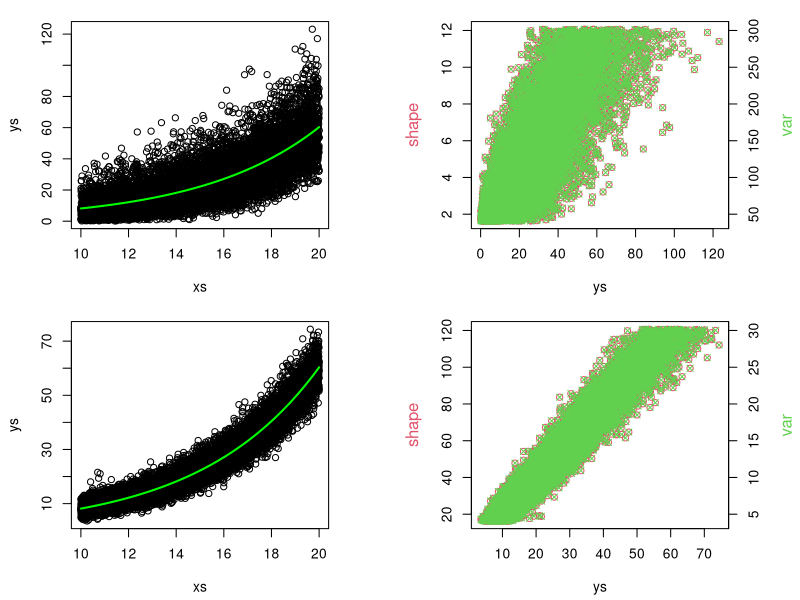
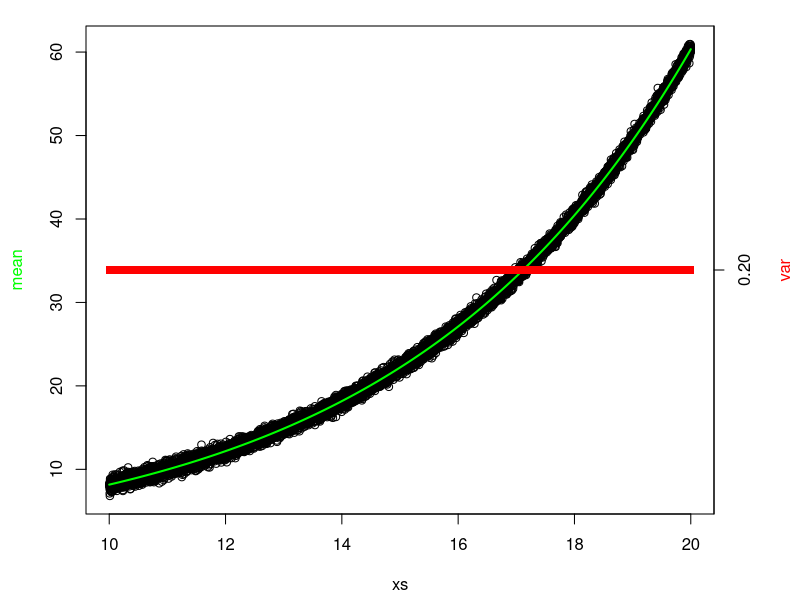
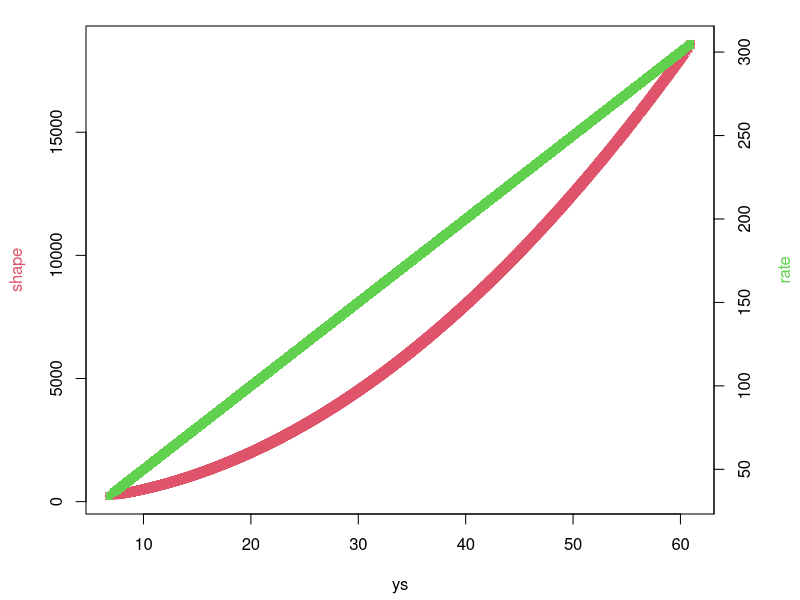
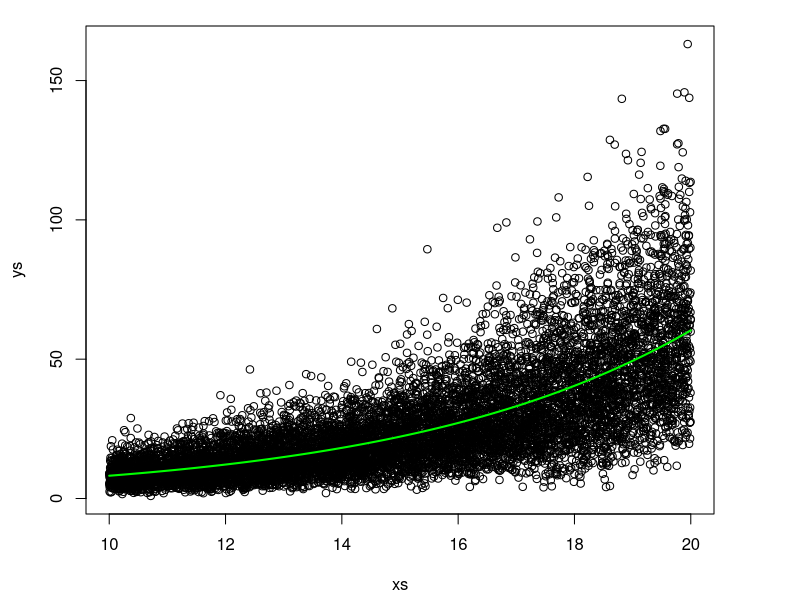
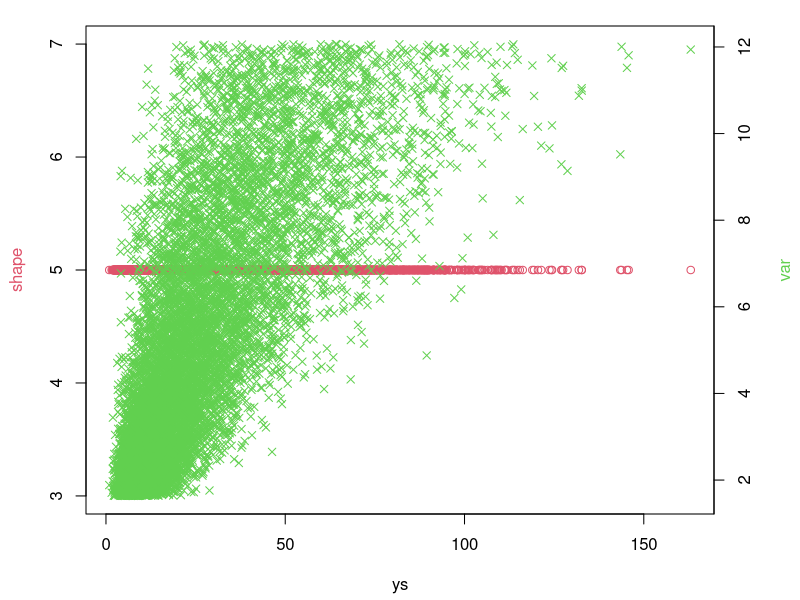
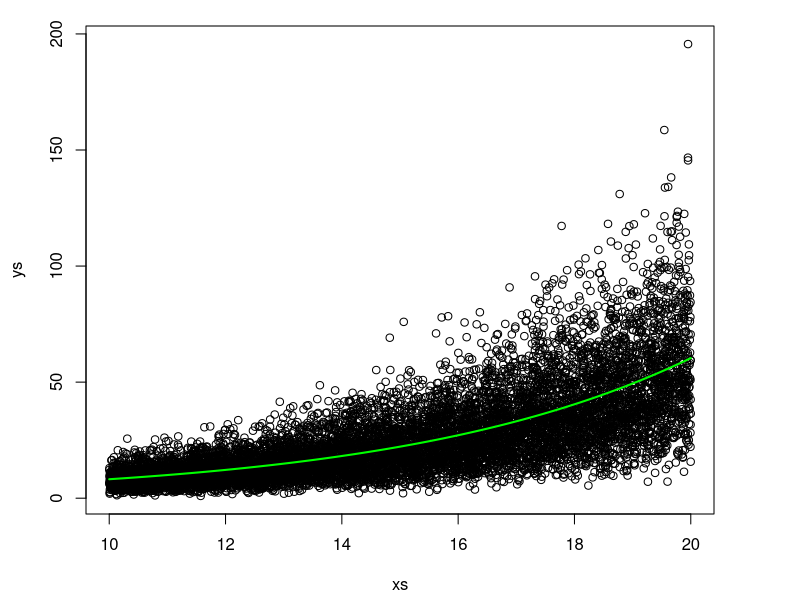
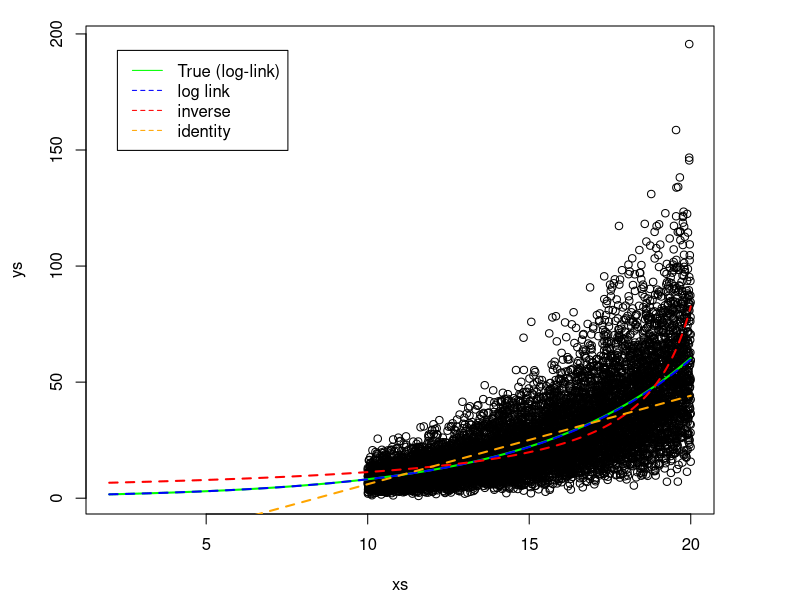
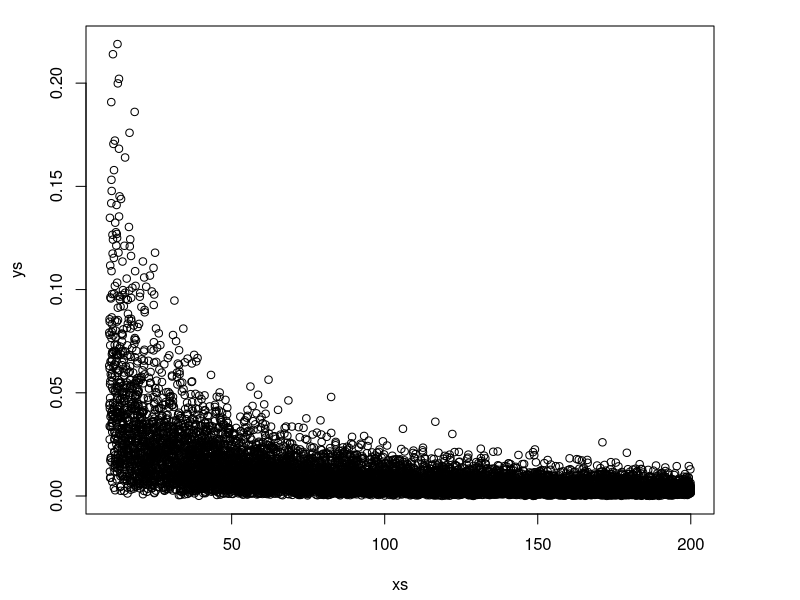

Write the R code that produced these figures, in order.
## ---- chunk 1
knitr::opts_chunk$set(echo = TRUE,options(scipen=999))
library(MASS)
library(knitr)
## ---- chunk 2
#define the dispersion parameters for my example below
phi1 <- 0.2
phi2 <- 2
## ---- chunk 3
par(mfrow=c(2,2),mar = c(4, 4, 1, 4) + 0.3)
#parameterization 1

#generate gamma data
set.seed(123)
# define limits for predictor
xsmin<- 10
xsmax<-20
#define sample size
n<-10000
#define number of points to predict
npred<- 500
#define points to predict later
xspreds<-seq(xsmin,xsmax,length=npred)
#generate predictor
xs<-runif(n,xsmin,xsmax)
#define intercept and slope for the libear predictor
int<-0.1
slope<-0.2
#generate mean value of the response
meang<-exp(int+slope*xs)

#generate responses, from dispersion = 0.2
ys<-rgamma(n,shape=meang*phi1,scale=1/phi1)
dat<- data.frame(weight=ys,length=xs)
#plot data
plot(xs,ys)
#add true line
points(xspreds,exp(int+slope*xspreds),type="l",col="green",lwd=2)

#shape and variance as a function of the mean, for dispersion=0.2
shape <- meang*phi1
var <- meang/phi1
# Draw first plot using axis y1
plot(ys, shape, pch = 1, col = 2,ylab="")  
mtext("shape", side = 2, line = 3,col = 2)
# set parameter new=True for a new axis
par(new = TRUE)         
# Draw second plot using axis y2
plot(ys, var, pch = 4, col = 3, axes = FALSE, xlab = "", ylab = "")
axis(side = 4, at = pretty(range(var)))      
mtext("var", side = 4, line = 3,col = 3)

#parameterization 2

#dispersion=0.2
#generate gamma data
#generate responses
ys<-rgamma(n,shape=meang*phi2,scale=1/phi2)
dat<- data.frame(weight=ys,length=xs)
#plot data
plot(xs,ys)
#add true line
points(xspreds,exp(int+slope*xspreds),type="l",col="green",lwd=2)

#shape and variance as a function of the mean, for dispersion=2
shape <- meang*phi2
var <- meang/phi2
# Draw first plot using axis y1
par(mar = c(4, 4, 1, 4) + 0.3)              
plot(ys, shape, pch = 1, col = 2,ylab="")  
mtext("shape", side = 2, line = 3,col = 2)
# set parameter new=True for a new axis
par(new = TRUE)         
# Draw second plot using axis y2
plot(ys, var, pch = 4, col = 3, axes = FALSE, xlab = "", ylab = "")
axis(side = 4, at = pretty(range(var)))      
mtext("var", side = 4, line = 3,col = 3)
## ---- chunk 4
#generate gamma data
set.seed(123)
#define the variance parameter
vari <- 0.2
# define limits for predictor
xsmin<- 10
xsmax<-20
#define sample size
n<-10000
#define number of pointsto predict
npred<- 500
#define poiunt to predict later
xspreds<-seq(xsmin,xsmax,length=npred)
#generate predictor
xs<-runif(n,xsmin,xsmax)
#define intercept and slope for the libear predictor
int<-0.1
slope<-0.2
#generate mean value of the response
meang<-exp(int+slope*xs)
#generate responses
ys<-rgamma(n,shape=meang^2/vari,rate=meang/vari)

dat<- data.frame(weight=ys,length=xs)

#get the shape and rate parameters
shape <- ys^2/vari
rate <- ys/vari
## ---- chunk 5
par(mfrow=c(1,1))

par(mar = c(4, 4, 1, 4) + 0.3)     
#plot data
# Draw first plot using axis y1
plot(xs,ys,xlab="xs",ylab="")
#add true line
points(xspreds,exp(int+slope*xspreds),type="l",col="green",lwd=2)
         
mtext("mean", side = 2, line = 3,col = "green")
  
# set parameter new=True for a new axis
par(new = TRUE)         
  
# Draw second plot using axis y2
plot(xs, shape*(1/rate)^2, pch = 15, col = "red", axes = FALSE, xlab = "", ylab = "")
  
axis(side = 4, at = pretty(range(0.1,0.3)))      
mtext("var", side = 4, line = 3,col = "red")
## ---- chunk 6
shape <- ys^2/vari
rate <- ys/vari
#plot(ys,shape)
#points(ys,rate)

# Draw first plot using axis y1
par(mar = c(4, 4, 1, 4) + 0.3)              
plot(ys, shape, pch = 13, col = 2,ylab="")  
    
mtext("shape", side = 2, line = 3,col = 2)
  
# set parameter new=True for a new axis
par(new = TRUE)         
  
# Draw second plot using axis y2
plot(ys, rate, pch = 15, col = 3, axes = FALSE, xlab = "", ylab = "")
  
axis(side = 4, at = pretty(range(rate)))      
mtext("rate", side = 4, line = 3,col = 3)
## ---- chunk 7

# parameterization 3

#dispersion=0.2
#generate gamma data
#generate responses
ys<-rgamma(n,shape=1/phi1,scale=meang*phi1)
dat<- data.frame(weight=ys,length=xs)
#plot data
plot(xs,ys)
#add true line
points(xspreds,exp(int+slope*xspreds),type="l",col="green",lwd=2)

#shape and variance as a function of the mean, for dispersion=2
shape <- rep(1/phi1,times=length(ys))
var <- meang*phi1
# Draw first plot using axis y1
par(mar = c(4, 4, 1, 4) + 0.3)              
plot(ys, shape, pch = 1, col = 2,ylab="")  
mtext("shape", side = 2, line = 3,col = 2)
# set parameter new=True for a new axis
par(new = TRUE)         
# Draw second plot using axis y2
plot(ys, var, pch = 4, col = 3, axes = FALSE, xlab = "", ylab = "")
axis(side = 4, at = pretty(range(var)))      
mtext("var", side = 4, line = 3,col = 3)
## ---- chunk 8
m<-4
v<-10
## ---- chunk 9
#define sample size for simulation
n<-5000
## ---- chunk 10
set.seed(124)

gammas<-rgamma(n,shape=m^2/v,scale=v/m)
m1<-glm(gammas~1,family=Gamma(link="identity"))
sm1<-summary(m1)
sm1
## ---- chunk 11
#making a small printable data.frame for kable
comp<-data.frame(parameter=c("mean","variance","shape","scale","dispersion","rate"),true=NA,estimated=NA)
comp[,2]<-c(m,v,m^2/v,v/m,v/m^2,m/v)
comp[,3]<-c(sm1$coefficients[1],sum(residuals(m1, type = "response")^2)/sm1$df.residual,as.numeric(gamma.shape(m1))[1],sm1$coefficients[1]/(1/sm1$dispersion),gamma.dispersion(m1),(1/sm1$dispersion)/sm1$coefficients[1])
kable(comp,digits=2)
## ---- chunk 12
#generate gamma data
set.seed(123)
#define the dispersion parameter
p1 <- 0.2
# define limits for predictor
xsmin<- 10
xsmax<-20
#define sample size
n<-10000
#define number of pointsto predict
npred<- 500
#define poiunt to predict later
xspreds<-seq(xsmin,xsmax,length=npred)
#generate predictor
xs<-runif(n,xsmin,xsmax)
#define intercept and slope for the libear predictor
int<-0.1
slope<-0.2
#generate mean value of the response
meang<-exp(int+slope*xs)
#generate responses
ys<-rgamma(n,shape=1/p1,scale=meang*p1)

dat<- data.frame(weight=ys,length=xs)
## ---- chunk 13
#plot data
plot(xs,ys)
#add true line
points(xspreds,exp(int+slope*xspreds),type="l",col="green",lwd=2)
## ---- chunk 14
#fit gamma
glm1<-glm(weight~length,family=Gamma(link="log"),data=dat)
summary(glm1)
## ---- chunk 15
#fit gamma, INVERSE
glm2<-glm(weight~length,family=Gamma(link="inverse"),data=dat)
summary(glm2)
## ---- chunk 16
#fit gamma, IDENTITY
glm3<-glm(weight~length,family=Gamma(link="identity"),data=dat,start=c(0.1,0.2))
summary(glm3)
## ---- chunk 17
plot(xs,ys,xlim=c(2,20))
xspreds<-seq(2,xsmax,length=npred)
#add true line
points(xspreds,exp(int+slope*xspreds),type="l",col="green",lwd=2)
# CORRECT LOG LINK
preds<-predict(glm1,newdata = data.frame(length=xspreds),type="response")
#add fitted values
points(xspreds,preds,type="l",col="blue",lwd=2,lty=2)
# INVERSE LINK
preds<-predict(glm2,newdata = data.frame(length=xspreds),type="response")
#add fitted values
points(xspreds,preds,type="l",col="red",lwd=2,lty=2)
# IDENTITY LINK
preds<-predict(glm3,newdata = data.frame(length=xspreds),type="response")
#add fitted values
points(xspreds,preds,type="l",col="orange",lwd=2,lty=2)
legend("topleft",legend=c("True (log-link)","log link","inverse","identity"),col=c("green","blue","red","orange"),lty=c(1,2,2,2),inset=0.05)
## ---- chunk 18
AIC(glm1,glm2,glm3)
## ---- chunk 19
#generate gamma data
set.seed(123)
#define the dispersion parameter
p1 <- 0.5
# define limits for predictor
xsmin<- 10
xsmax<-200
#define sample size
n<-10000
#define number of points to predict
npred<- 500
#generate predictor
xs<-runif(n,xsmin,xsmax)
#define intercept and slope for the linear predictor
int<-1.1
slope<-1.4
#generate mean value of the response
meang<- (1/(int+slope*xs))
#generate responses
ys<-rgamma(n,shape=1/p1,scale=meang*p1)

dat<- data.frame(weight=ys,length=xs)
#plot data
xspreds<-seq(xsmin,xsmax,length=npred)
plot(xs,ys)

#fit gamma
glm1.i<-glm(weight~length,family=Gamma(link="inverse"),data=dat)
summary(glm1.i)
## ---- chunk 20
#fit gamma, INVERSE
glm2<-glm(weight~length,family=Gamma(link="log"),data=dat)
summary(glm2)
## ---- chunk 21
#fit gamma, IDENTITY
glm3<-glm(weight~length,family=Gamma(link="identity"),data=dat,start=c(0.1,0.2))
summary(glm3)
## ---- chunk 22
plot(xs,ys,xlim=c(0,400))
#plot data
xspreds<-seq(xsmin,400,length=npred)
#add true line
points(xspreds,(1/(int+slope*xspreds)),type="l",col="green",lwd=2)

preds<-predict(glm1.i,newdata = data.frame(length=xspreds),type="response")
#add fitted values
points(xspreds,preds,type="l",col="blue",lwd=2,lty=2)
# IDENTITY LINK
preds<-predict(glm2,newdata = data.frame(length=xspreds),type="response")
#add fitted values
points(xspreds,preds,type="l",col="red",lwd=2,lty=2)
# IDENTITY LINK
preds<-predict(glm3,newdata = data.frame(length=xspreds),type="response")
#add fitted values
points(xspreds,preds,type="l",col="orange",lwd=2,lty=2)
legend("topright",legend=c("True (inverse)","inverse","log","identity"),col=c("green","blue","red","orange"),lty=c(1,2,2,2),inset=0.05)

## ---- chunk 23
#generate gamma data
set.seed(123)
#define the dispersion parameter
p1 <- 0.015
# define limits for predictor
xsmin<- 10
xsmax<-200
#define sample size
n<-10000
#define number of points to predict
npred<- 500
#generate predictor
xs<-runif(n,xsmin,xsmax)
#define intercept and slope for the linear predictor
int<-14
slope<--0.05
#generate mean value of the response
meang<- (1/(int+slope*xs))
#generate responses
ys<-rgamma(n,shape=1/p1,scale=meang*p1)

dat<- data.frame(weight=ys,length=xs)
#plot data
xspreds<-seq(xsmin,xsmax,length=npred)
plot(xs,ys)

#fit gamma
glm1.i<-glm(weight~length,family=Gamma(link="inverse"),data=dat)
summary(glm1.i)
## ---- chunk 24
#fit gamma, INVERSE
glm2<-glm(weight~length,family=Gamma(link="log"),data=dat)
summary(glm2)
## ---- chunk 25
#fit gamma, IDENTITY
glm3<-glm(weight~length,family=Gamma(link="identity"),data=dat,start=c(0.1,0.2))
summary(glm3)
## ---- chunk 26
plot(xs,ys,xlim=c(0,400))
#plot data
xspreds<-seq(xsmin,400,length=npred)
#add true line
points(xspreds,(1/(int+slope*xspreds)),type="l",col="green",lwd=2)

preds<-predict(glm1.i,newdata = data.frame(length=xspreds),type="response")
#add fitted values
points(xspreds,preds,type="l",col="blue",lwd=2,lty=2)
# IDENTITY LINK
preds<-predict(glm2,newdata = data.frame(length=xspreds),type="response")
#add fitted values
points(xspreds,preds,type="l",col="red",lwd=2,lty=2)
# IDENTITY LINK
preds<-predict(glm3,newdata = data.frame(length=xspreds),type="response")
#add fitted values
points(xspreds,preds,type="l",col="orange",lwd=2,lty=2)
legend("topright",legend=c("True (inverse)","inverse","log","identity"),col=c("green","blue","red","orange"),lty=c(1,2,2,2),inset=0.05)

## ---- chunk 27
#generate gamma data
set.seed(123)
#define the dispersion parameter
p1 <- 0.015
# define limits for predictor
xsmin<- 270
xsmax<-276
#define sample size
n<-10000
#define number of points to predict
npred<- 500
#generate predictor
xs<-runif(n,xsmin,xsmax)
#define intercept and slope for the linear predictor
int<-14
slope<--0.05
#generate mean value of the response
meang<- (1/(int+slope*xs))
#generate responses
ys<-rgamma(n,shape=1/p1,scale=meang*p1)

dat<- data.frame(weight=ys,length=xs)
#plot data
xspreds<-seq(xsmin,xsmax,length=npred)
plot(xs,ys)

#fit gamma
glm1.i<-glm(weight~length,family=Gamma(link="inverse"),data=dat)
summary(glm1.i)

#fit gamma, INVERSE
glm2<-glm(weight~length,family=Gamma(link="log"),data=dat)
summary(glm2)


#fit gamma, IDENTITY
glm3<-glm(weight~length,family=Gamma(link="identity"),data=dat,start=c(0.1,0.2))
summary(glm3)

par(mfrow=c(1,2))

plot(xs,ys,xlim=c(0,1000),ylim=c(0,10))
#plot data
#add true line
xspreds<-seq(0,1000,length=npred)
points(xspreds,(1/(int+slope*xspreds)),type="l",col="green",lwd=2)

preds<-predict(glm1.i,newdata = data.frame(length=xspreds),type="response")
#add fitted values
points(xspreds,preds,type="l",col="blue",lwd=2,lty=2)
# IDENTITY LINK
preds<-predict(glm2,newdata = data.frame(length=xspreds),type="response")
#add fitted values
points(xspreds,preds,type="l",col="red",lwd=2,lty=2)
# IDENTITY LINK
preds<-predict(glm3,newdata = data.frame(length=xspreds),type="response")
#add fitted values
points(xspreds,preds,type="l",col="orange",lwd=2,lty=2)
legend("topright",legend=c("True (inverse)","inverse","log","identity"),col=c("green","blue","red","orange"),lty=c(1,2,2,2),inset=0.05)


plot(xs,ys,xlim=c(270,280),ylim=c(0,10))
#plot data
#add true line
xspreds<-seq(270,280,length=npred)
points(xspreds,(1/(int+slope*xspreds)),type="l",col="green",lwd=2)

preds<-predict(glm1.i,newdata = data.frame(length=xspreds),type="response")
#add fitted values
points(xspreds,preds,type="l",col="blue",lwd=2,lty=2)
# IDENTITY LINK
preds<-predict(glm2,newdata = data.frame(length=xspreds),type="response")
#add fitted values
points(xspreds,preds,type="l",col="red",lwd=2,lty=2)
# IDENTITY LINK
preds<-predict(glm3,newdata = data.frame(length=xspreds),type="response")
#add fitted values
points(xspreds,preds,type="l",col="orange",lwd=2,lty=2)
legend("topright",legend=c("True (inverse)","inverse","log","identity"),col=c("green","blue","red","orange"),lty=c(1,2,2,2),inset=0.05)

## ---- chunk 28
data(cars)
plot(cars$speed~cars$dist)

lm1<-lm(speed~dist,data=cars)
abline(lm1,col="blue",lty=2,lwd=2)


glm2<- glm(speed~dist,data=cars,family=Gamma(link="log"))
#just to illustrate abline can't be used with a glm object
#abline(glm2,col="green")


seqxs <- 0:120
preds<-predict(glm2,newdata = data.frame(dist=seqxs),type="response")
points(seqxs,preds,col="red",type="l",lty=2,lwd=2)


glm3<- glm(speed~dist,data=cars,family=Gamma(link="inverse"))
preds<-predict(glm3,newdata = data.frame(dist=seqxs),type="response")
points(seqxs,preds,col="grey",type="l",lty=2,lwd=2)

glm4<- glm(speed~dist,data=cars,family=Gamma(link="identity"))
preds<-predict(glm4,newdata = data.frame(dist=seqxs),type="response")
points(seqxs,preds,col="pink",type="l",lty=2,lwd=2)

library(mgcv)
gam1<- gam(speed~s(dist),data=cars,family=Gamma(link="log"))
preds<-predict(gam1,newdata = data.frame(dist=seqxs),type="response")
points(seqxs,preds,col="orange",type="l",lty=2,lwd=2)

legend("bottomright",legend=c("lm","Gamma log link","Gamma inverse link","Gamma identity link","gam"),col=c("blue","red","grey","pink","orange"),lty=c(2,2,2,2,2),lwd=2,inset=0.05)
## ---- chunk 29
AIC(lm1,glm2,glm3,glm4,gam1)
## ---- chunk 30
summary(glm4)
## ---- chunk 31
summary(glm3)
## ---- chunk 32
dados<-rgamma(1000,shape=3,scale=0.4)
mean(dados)
var(dados)
